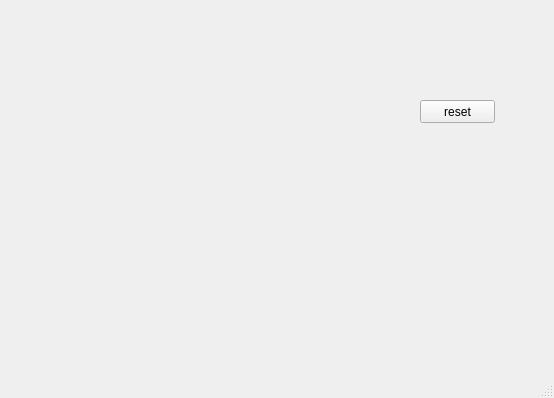
<?xml version="1.0" encoding="UTF-8"?>
<ui version="4.0">
 <class>MainWindow</class>
 <widget class="QMainWindow" name="MainWindow">
  <property name="geometry">
   <rect>
    <x>0</x>
    <y>0</y>
    <width>554</width>
    <height>398</height>
   </rect>
  </property>
  <property name="windowTitle">
   <string>MainWindow</string>
  </property>
  <widget class="QWidget" name="centralwidget">
   <widget class="QPushButton" name="pb">
    <property name="geometry">
     <rect>
      <x>420</x>
      <y>100</y>
      <width>75</width>
      <height>23</height>
     </rect>
    </property>
    <property name="statusTip">
     <string/>
    </property>
    <property name="whatsThis">
     <string/>
    </property>
    <property name="text">
     <string>reset</string>
    </property>
   </widget>
  </widget>
  <widget class="QMenuBar" name="menubar">
   <property name="geometry">
    <rect>
     <x>0</x>
     <y>0</y>
     <width>554</width>
     <height>34</height>
    </rect>
   </property>
  </widget>
  <widget class="QStatusBar" name="statusbar"/>
 </widget>
 <resources/>
 <connections/>
</ui>
